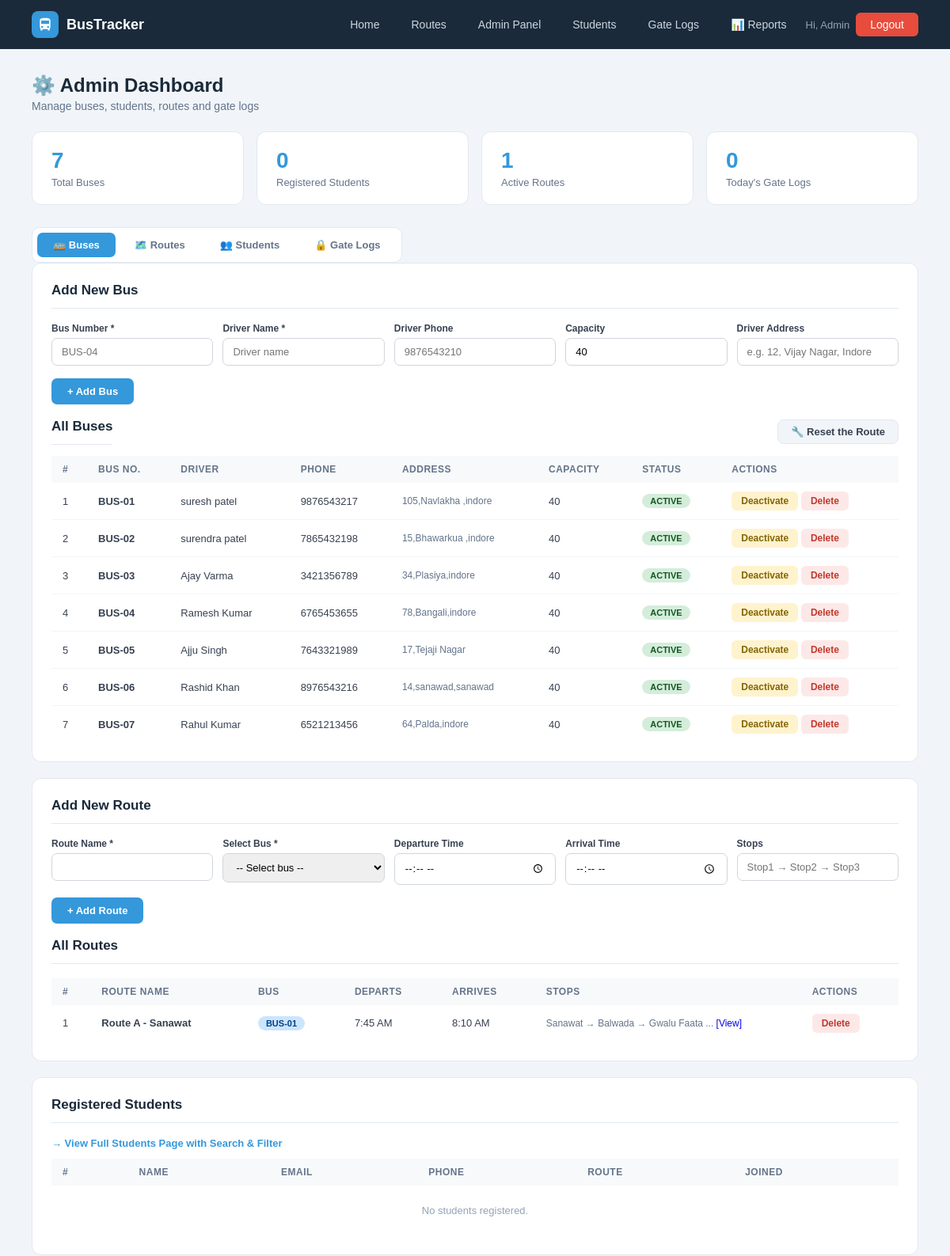
Page /admin (signed in, upper part) on the earlier database version.
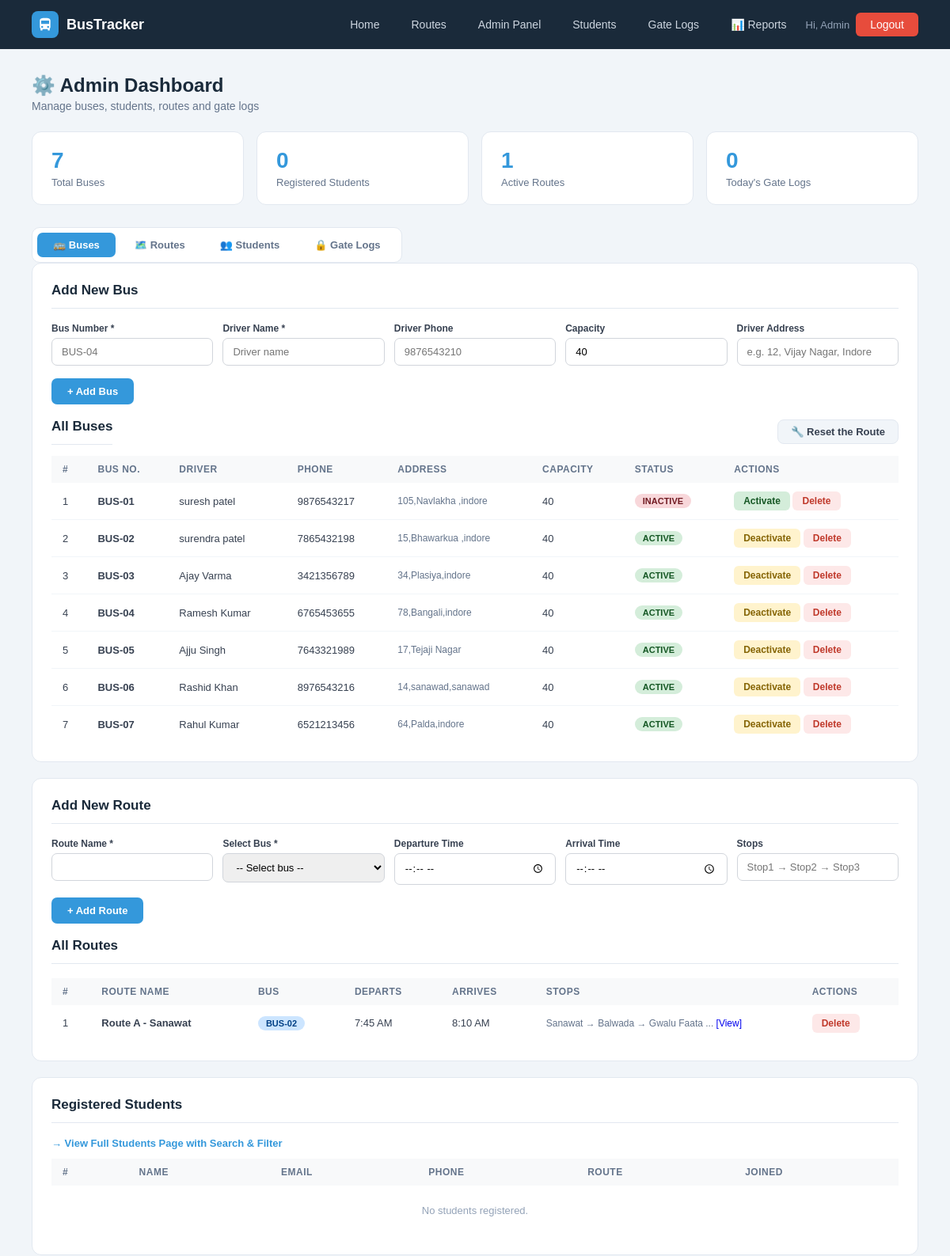
Same page on the later database version.
### tables this page shows
CREATE TABLE buses (
        id INTEGER PRIMARY KEY AUTOINCREMENT,
        bus_number TEXT UNIQUE NOT NULL, driver_name TEXT NOT NULL,
        driver_phone TEXT, capacity INTEGER DEFAULT 40,
        status TEXT DEFAULT 'active',
        current_lat REAL DEFAULT 22.7196, current_lng REAL DEFAULT 75.8577, driver_address TEXT);

CREATE TABLE routes (
        id INTEGER PRIMARY KEY AUTOINCREMENT,
        route_name TEXT NOT NULL, bus_id INTEGER,
        start_point TEXT, end_point TEXT,
        departure_time TEXT, arrival_time TEXT, stops TEXT, original_bus_id INTEGER,
        FOREIGN KEY(bus_id) REFERENCES buses(id));

### app.py (the view)
@app.route('/admin')
@admin_required
def admin_dashboard():
    db = get_db()
    buses    = db.execute("SELECT * FROM buses").fetchall()
    students = db.execute('''SELECT u.*,r.route_name FROM users u
                             LEFT JOIN routes r ON u.route_id=r.id
                             WHERE u.role='student' ORDER BY u.created_at DESC''').fetchall()
    routes   = db.execute("SELECT r.*,b.bus_number FROM routes r LEFT JOIN buses b ON r.bus_id=b.id").fetchall()
    logs     = db.execute("SELECT * FROM gate_logs ORDER BY log_time DESC LIMIT 15").fetchall()
    stats = dict(
        total_buses=db.execute("SELECT COUNT(*) FROM buses").fetchone()[0],
        total_students=db.execute("SELECT COUNT(*) FROM users WHERE role='student'").fetchone()[0],
        total_routes=db.execute("SELECT COUNT(*) FROM routes").fetchone()[0],
        today_logs=db.execute("SELECT COUNT(*) FROM gate_logs WHERE DATE(log_time)=DATE('now')").fetchone()[0])
    db.close(); return render_template('admin.html', buses=buses, students=students, routes=routes, logs=logs, stats=stats)

### app.py (called while the page is built, shortened)
def get_db():
    conn = sqlite3.connect(DB)
    conn.row_factory = sqlite3.Row
    return conn

def admin_required(f):
    @wraps(f)
    def dec(*a, **kw):
        if 'admin' not in session:
            flash('Admin access required.', 'error')
            return redirect(url_for('admin_login'))
        return f(*a, **kw)
    return dec

@app.context_processor
def inject_notifications():
    return dict(notifications=[], unread_count=0)

### templates/admin.html (shortened to what the changed rows need)
{% extends "base.html" %}
{% block content %}
<div class="page">
    <div class="page-header">
        <div style="display:flex;gap:12px;align-items:flex-start;flex-wrap:wrap;justify-content:space-between;">
            <div>
                <h1>⚙️ Admin Dashboard</h1>
            </div>
        </div>
    </div>
    <div class="tab-wrap">
        <div class="tab-contents">
            <div class="panel" id="content-buses">
                <h2>Add New Bus</h2>
                <br>
                <div style="display:flex;align-items:center;justify-content:space-between;margin-bottom:14px;">
                    <h2 style="margin:0;">All Buses</h2>
                </div>
                <table>
                    <thead><tr><th>#</th><th>Bus No.</th><th>Driver</th><th>Phone</th><th>Address</th><th>Capacity</th><th>Status</th><th>Actions</th></tr></thead>
                    <tbody>
                    {% for b in buses %}
                    <tr>
                        <td>{{ loop.index }}</td>
                        <td><b>{{ b.bus_number }}</b></td>
                        <td>{{ b.driver_name }}</td>
                        <td>{{ b.driver_phone or '—' }}</td>
                        <td style="font-size:12px;color:#64748b;max-width:160px;">{{ b.driver_address or '—' }}</td>
                        <td>{{ b.capacity }}</td>
                        <td><span class="badge {{ 'badge-green' if b.status=='active' else 'badge-red' }}">{{ b.status.upper() }}</span></td>
                        <td>
                            {% if b.status == 'active' %}
                            <a href="{{ url_for('bus_status', bid=b.id, status='inactive') }}" class="btn-sm btn-warning">Deactivate</a>
                            {% else %}
                            <a href="{{ url_for('bus_status', bid=b.id, status='active') }}" class="btn-sm btn-success">Activate</a>
                            {% endif %}
                            <a href="{{ url_for('delete_bus', bid=b.id) }}" class="btn-sm btn-danger">Delete</a>
                        </td>
                    </tr>
                    {% else %}
                    <tr><td colspan="7" style="text-align:center;color:#94a3b8;padding:24px">No buses found.</td></tr>
                    {% endfor %}
                    </tbody>
                </table>
            </div>
           <div class="panel" id="content-routes">
             <h2>Add New Route</h2>
            <br>
             <h2>All Routes</h2>
             <table>
                <thead>
                    <tr>
                        <th>#</th>
                        <th>Route Name</th>
                        <th>Bus</th>
                        <th>Departs</th>
                        <th>Arrives</th>
                        <th>Stops</th>
                        <th>Actions</th>
                    </tr>
                </thead>
                <tbody>
                    {% for r in routes %}
                    <tr>
                        <td>{{ loop.index }}</td>
                        <td><b>{{ r.route_name }}</b></td>
                        <td><span class="badge badge-blue">{{ r.bus_number or 'N/A' }}</span></td>
                        <td>
                            {% if r.departure_time %}
                                {{ (r.departure_time[:2]|int % 12 or 12) }}:{{ r.departure_time[3:] }}
                                {{ 'AM' if r.departure_time[:2]|int < 12 else 'PM' }}
                            {% else %}
                                 —
                            {% endif %}
                        </td>
                        <td>
                            {% if r.arrival_time %}
                                {{ (r.arrival_time[:2]|int % 12 or 12) }}:{{ r.arrival_time[3:] }}
                                {{ 'AM' if r.arrival_time[:2]|int < 12 else 'PM' }}
                            {% else %}
                               —
                            {% endif %}
                        </td>
                        <td style="max-width:240px;font-size:12px;color:#64748b">
                        {% if r.stops %}
                        {% set stop_list = r.stops.replace(',','→').split('→') %}
                        {{ stop_list[0].strip() }}
                        {% if stop_list|length > 1 %} → {{ stop_list[1].strip() }}{% endif %}
                        {% if stop_list|length > 2 %} → {{ stop_list[2].strip() }}{% endif %}
                        {% if stop_list|length > 3 %}
                            ...
                            <a href="#" onclick="alert(`{{ r.stops }}`)">[View]</a>
                        {% endif %}
                {% else %}
                    —
                {% endif %}
            </td>
            <td>
                <a href="{{ url_for('delete_route', rid=r.id) }}"
                   onclick="return confirm('Are you sure you want to delete this route?')"
                   class="btn-sm btn-danger">
                   Delete
                </a>
            </td>
        </tr>
        {% else %}
        <tr>
            <td colspan="7" style="text-align:center;color:#94a3b8;padding:24px">
                No routes found.
            </td>
        </tr>
        {% endfor %}
        </tbody>
    </table>
</div>
            <div class="panel" id="content-students">
                <h2>Registered Students</h2>
                <table>
                    <thead><tr><th>#</th><th>Name</th><th>Email</th><th>Phone</th><th>Route</th><th>Joined</th></tr></thead>
                </table>
            </div>
        </div>
    </div>
</div>
{% endblock %}

Differences in the rows shown:
changed buses "BUS-01": status "ACTIVE" → "INACTIVE"; status "Deactivate" → "Activate"
changed routes "Route A - Sanawat": bus_number "BUS-01" → "BUS-02"
